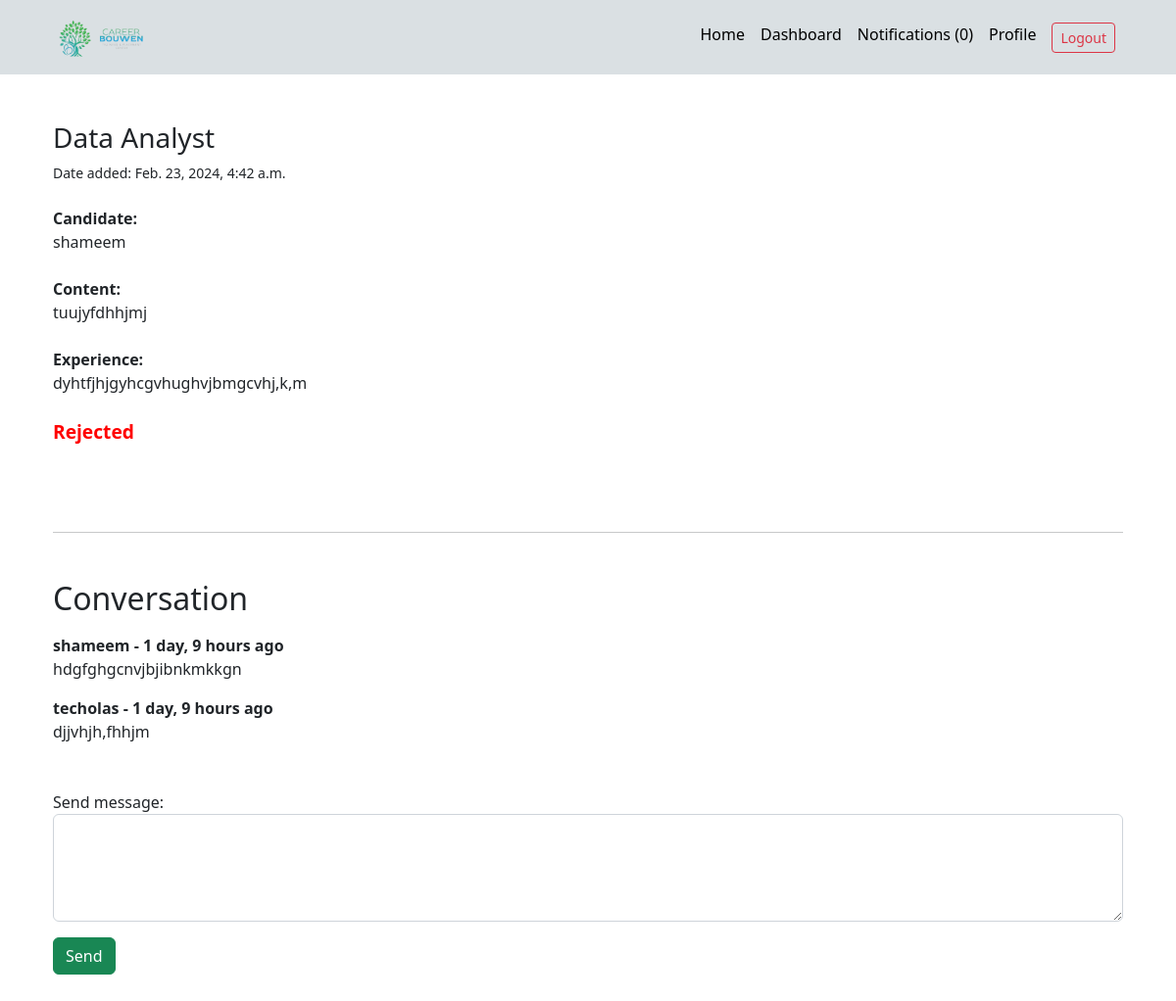
Screenshot of /View_Application/3/ (signed in) with the database file from the repository.
### CB_app/models.py (models this page shows, shortened)
class Application(models.Model):
    PENDING = 'pending'
    REJECTED = 'rejected'
    STATUS_CHOICES = [
        (PENDING, 'Pending'),
        (REJECTED, 'Rejected'),
    ]
    job = models.ForeignKey(Job, related_name='applications', on_delete=models.CASCADE)
    content = models.TextField()
    experience = models.TextField()
    status = models.CharField(max_length=20, choices=STATUS_CHOICES, default=PENDING)
    created_by = models.ForeignKey(User, related_name='applications', on_delete=models.CASCADE)
    created_at = models.DateTimeField(auto_now_add=True)

class Job(models.Model):
    SIZE_1_9 = 'size_1-9'
    SIZE_10_49 = 'size_10-49'
    SIZE_50_99 = 'size_50-99'
    SIZE_100 = 'size_100'
    CHOICES_SIZE = (
        (SIZE_1_9, '1-9'),
        (SIZE_10_49, '10-49'),
        (SIZE_50_99, '50-99'),
        (SIZE_100, '100+'),
    )
    ACTIVE = 'active'
    EMPLOYED = 'employed'
    ARCHIVED = 'archived'
    CHOICES_STATUS = (
        (ACTIVE, 'Active'),
        (EMPLOYED, 'Employed'),
        (ARCHIVED, 'Archived')
    )
    title = models.CharField(max_length=255)
    description = models.TextField()
    company_name = models.CharField(max_length=255)
    company_address = models.CharField(max_length=255, blank=True, null=True)
    company_zipcode = models.CharField(max_length=255, blank=True, null=True)
    company_place = models.CharField(max_length=255, blank=True, null=True)
    company_country = models.CharField(max_length=255, blank=True, null=True)
    company_size = models.CharField(max_length=20, choices=CHOICES_SIZE)
    created_by = models.ForeignKey(User, related_name='jobs', on_delete=models.CASCADE)
    created_at = models.DateTimeField(auto_now_add=True)
    changed_at = models.DateTimeField(auto_now=True)
    status = models.CharField(max_length=20, choices=CHOICES_STATUS, default=ACTIVE)

class ConversationMessage(models.Model):
    application = models.ForeignKey(Application, related_name='conversationmessages', on_delete=models.CASCADE)
    content = models.TextField()
    created_by = models.ForeignKey(User, related_name='conversationmessages', on_delete=models.CASCADE)
    created_at = models.DateTimeField(auto_now_add=True)
    class Meta:
        ordering = ['created_at']

### CB_app/views.py (the view, shortened to what this page needs)
# urls.py: path('View_Application/<int:application_id>/',views.View_Application,name='View_Application'),
@login_required(login_url='SignIn')
def View_Application(request, application_id):
    if request.user.userprofile.is_employer:
        application = get_object_or_404(Application, pk=application_id, job__created_by=request.user)
    else:
        application = get_object_or_404(Application, pk=application_id, created_by=request.user)
    return render(request, 'View_Application.html', {'application': application})

### CB_app/context_processors.py (called while the page is built)
def notifications(request):
    if request.user.is_authenticated:
        return {'notifications': request.user.notifications.filter(is_read=False)}
    else:
        return {'notifications': []}

### templates/View_Application.html (shortened to what this page needs)
{% extends 'Base.html' %}
{% load static %}
{% block content %}
    <div class="container mt-5">
        <h3 class="subtitle">{{ application.job.title }}</h3>
        <small class="d-block mb-4">Date added: {{ application.created_at }}</small>
        <div class="mb-4">
            <strong>Candidate:</strong><br>
            <p>{{ application.created_by.username }}</p>
        </div>
        <div class="mb-4">
            <strong>Content:</strong><br>
            <p>{{ application.content }}</p>
        </div>
        <div class="mb-4">
            <strong>Experience:</strong><br>
            <p>{{ application.experience }}</p>
        </div>
            {% if request.user.userprofile.is_employer %}
            <form action="{% url 'Reject_Application' application.id %}" method="post">
                {% csrf_token %}
                <button class="btn btn-danger" name="reject_application" type="submit">Reject Application</button>
            </form>
            {% else %}
            <p class="{% if application.status == 'rejected' %}rejected{% else %}pending{% endif %}">
                <strong>{{ application.status|capfirst }}</strong>
             </p>
            {% endif %}
        <br>
        <hr class="my-5">
        <h2 class="subtitle">Conversation</h2>
        {% for message in application.conversationmessages.all %}
            <div class="notification mt-3">
                <b>{{ message.created_by.username }} - {{ message.created_at|timesince }} ago</b><br>
                {{ message.content }}
            </div>
        {% empty %}
            <p class="mt-3">No messages yet...</p>
            <hr>
        {% endfor %}
        <form method="post" action="." class="mt-5" id="rejectForm">
            <div class="form-group">
                <label for="id_content">Send message:</label>
                <textarea class="form-control" rows="4" name="content" id="id_content"></textarea>
            </div>
            <div class="mt-3">
                <button class="btn btn-success">Send</button>
            </div>
        </form>
        <br><br><br>
    </div>
{% endblock %}

### templates/View_Application.html (style rules this page uses)
.rejected { color: red; font-size: larger; }

### rows the page displays
Application: job "Data Analyst", created_at "Feb. 23, 2024, 4:42 a.m.", created_by.username "shameem", content "tuujyfdhhjmj", experience "dyhtfjhjgyhcgvhughvjbmgcvhj,k,m", status "Rejected"
ConversationMessage: created_by.username "shameem", created_at "1 day, 9 hours", content "hdgfghgcnvjbjibnkmkkgn"
ConversationMessage: created_by.username "techolas", created_at "1 day, 9 hours", content "djjvhjh,fhhjm"

### other values shown
{{ notifications.count }} "0"
